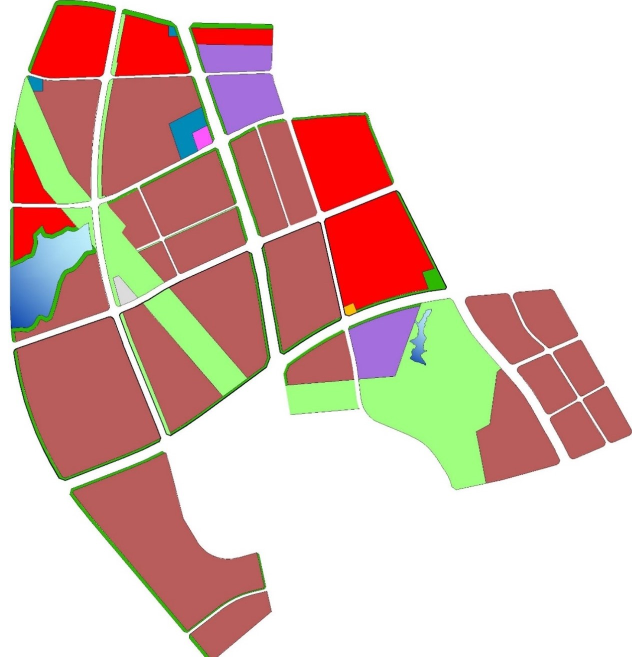
#> input picture partition2.png, 1264 x 1313 px (shown at 1/2 size)
$ jupyter execute --allow-errors 3ImageProcessCannyEdges.ipynb
#> lines starting #> are read from the running program, lines starting #| are printed output that depends on the picture; after the words box and inside, x2 and y2 are one past the last pixel; in counts of white or black regions, pixels touching at a corner belong together
[cell 1]
import numpy as np
import cv2 as cv
from matplotlib import pyplot as plt

img = cv.imread('partition2.png',0)
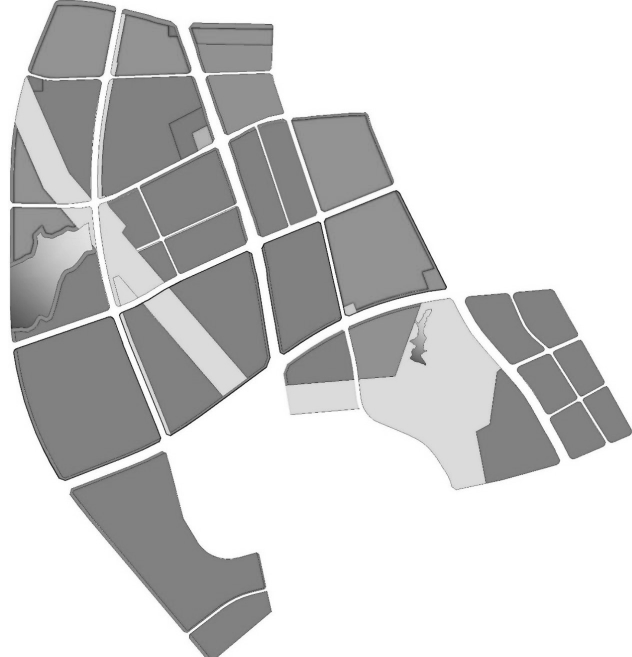
#> img: shape (1313, 1264) (shown at 1/2 size); min 0, max 255, mean 206
edges = cv.Canny(img,100,200)
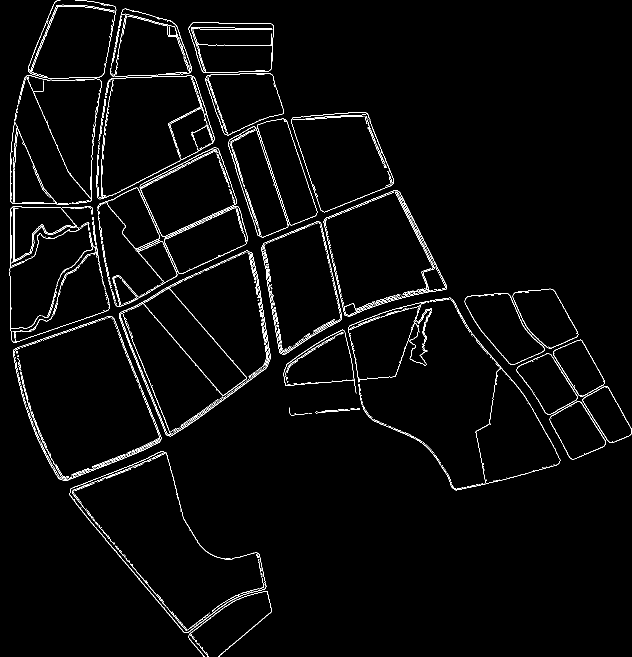
#> edges: shape (1313, 1264) (shown at 1/2 size); 2.4% white in thin lines or dots

plt.figure(dpi=800)
plt.subplot(121),plt.imshow(img,cmap = 'gray')
plt.title('Original Image'), plt.xticks([]), plt.yticks([])
plt.subplot(122),plt.imshow(edges,cmap = 'gray')
plt.title('Edge Image'), plt.xticks([]), plt.yticks([])
plt.show()
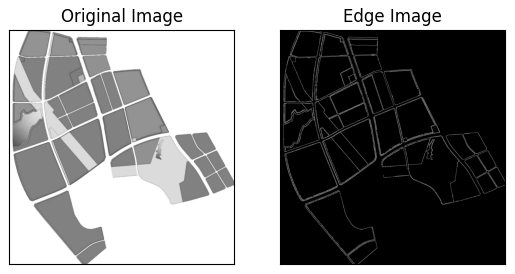
#> figure drawn by matplotlib, 2 panels

[cell 2]
import numpy as np
import cv2 as cv

im = cv.imread('partition1.png')
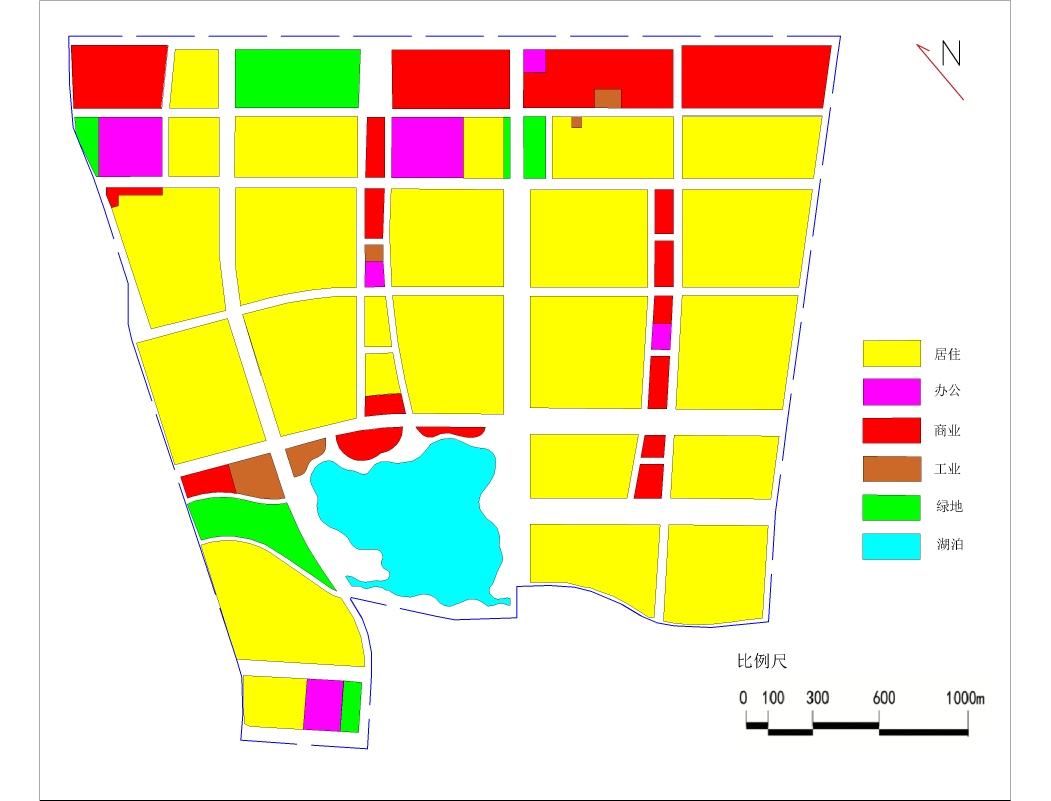
#> input picture partition1.png, 3151 x 2401 px (shown at 1/3 size)
#> im is the input picture: shape (2401, 3151, 3); mean B, G, R 171.5, 234, 239.1
imgray = cv.cvtColor(im, cv.COLOR_BGR2GRAY)
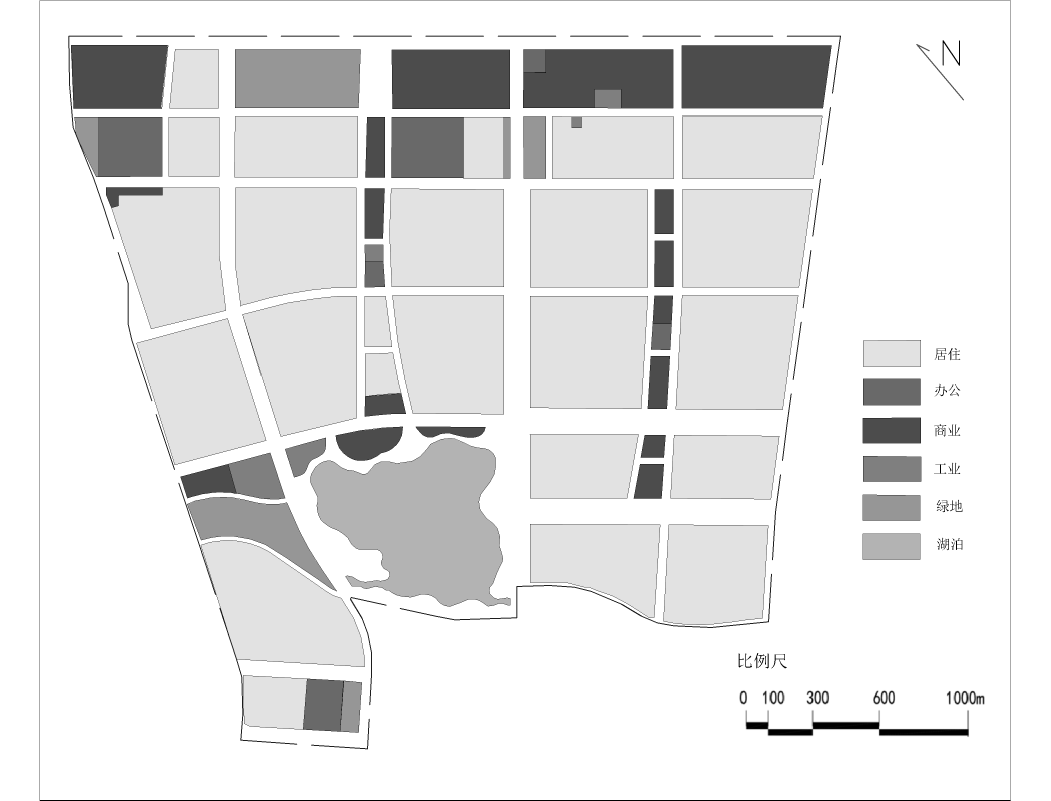
#> imgray: shape (2401, 3151) (shown at 1/3 size); min 0, max 255, mean 228.4
ret, thresh = cv.threshold(imgray, 252, 255, 0)
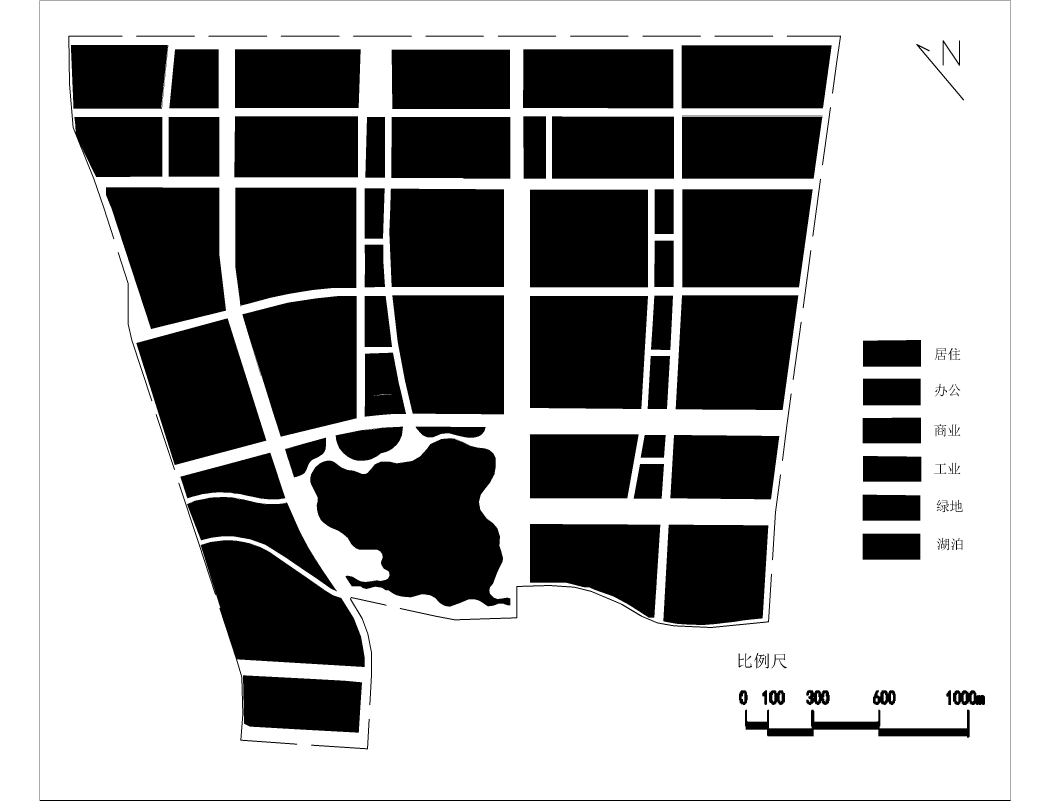
#> thresh: shape (2401, 3151) (shown at 1/3 size); 62.5% white; 132 black regions (13 under 20 px)
contours, hierarchy = cv.findContours(thresh, cv.RETR_EXTERNAL, cv.CHAIN_APPROX_SIMPLE)
#> contours = 2 contours; box (x1, y1, x2, y2) and area: (120, 2, 3031, 2400) 6975270, (0, 0, 3151, 2401) 566401

img = im.copy()
# To draw all the contours in an image:
cv.drawContours(img, contours, -1, (0,255,0), 3)
#> img: shape (2401, 3151, 3)
# To draw an individual contour, say 4th contour:
# cv.drawContours(img, contours, 3, (0,255,0), 3)
# But most of the time, below method will be useful:
# cnt = contours[4]
# cv.drawContours(img, [cnt], 0, (0,255,0), 3)

cv.imshow('dst',img)
cv.waitKey(0)
cv.destroyAllWindows()

[cell 3]
import numpy as np
import cv2 as cv

img = cv.imread('partition2.png',0)
ret,thresh = cv.threshold(img,127,255,0)
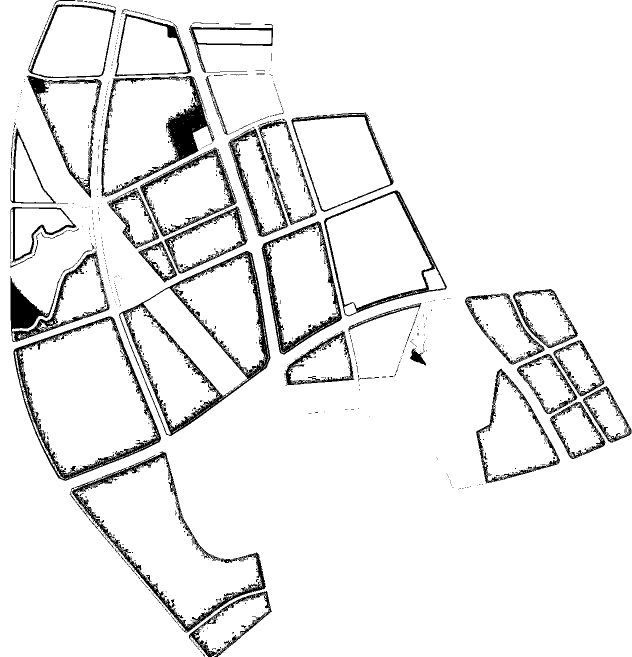
#> thresh: shape (1313, 1264) (shown at 1/2 size); 93.1% white; 1107 black regions (1018 under 20 px)
contours,hierarchy = cv.findContours(thresh, 1, 2)
#> contours = 4934 contours, 4674 with area under 20; largest, box (x1, y1, x2, y2) and area: (0, 0, 1264, 1313) 1653760, (237, 501, 542, 873) 68126, (26, 632, 323, 963) 62853, (37, 636, 313, 947) 51808, (647, 380, 895, 634) 38580

cnt = contours[0]
#> cnt = [[422, 1310]]
M = cv.moments(cnt)
#> M = moments, m00 0
print( M )
#> (printed output is left out)

#> (the rest of this cell did not finish here and is left out)

[cell 4]
# Mask and Pixel Points
# we may use this to check if the chunked contour is in the original contour by mask or points comparison
mask = np.zeros(imgray.shape,np.uint8)
cv.drawContours(mask,[cnt],0,255,-1)
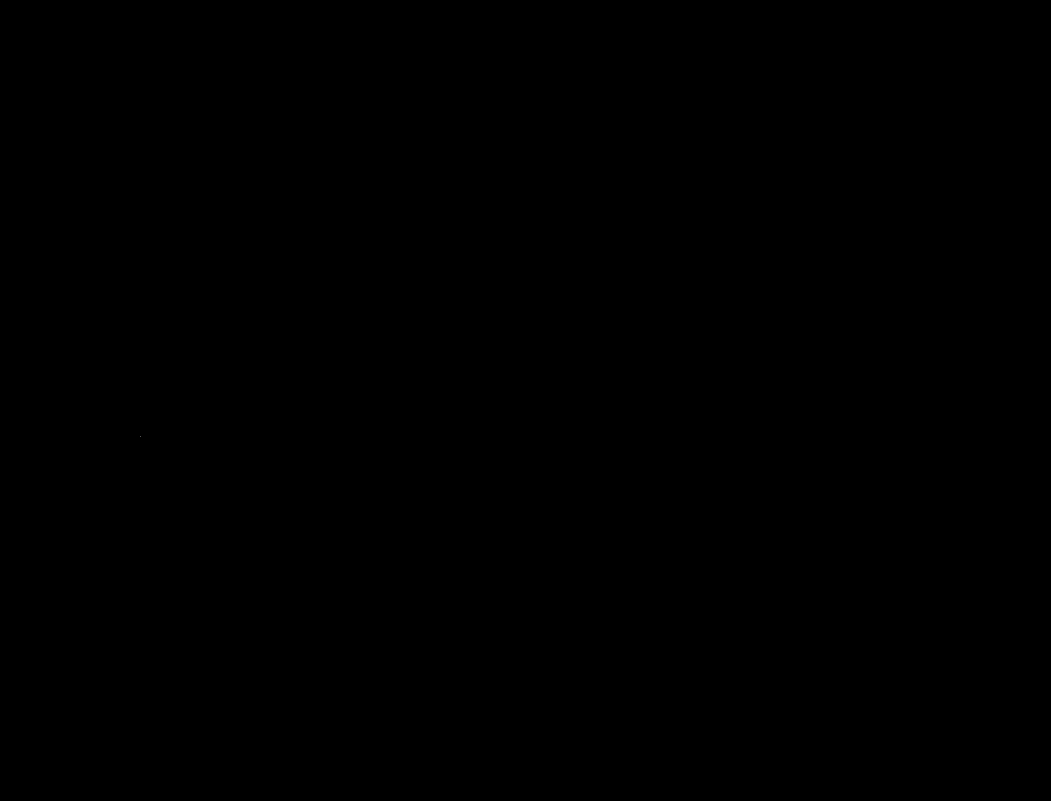
#> mask: shape (2401, 3151) (shown at 1/3 size); 0% white in thin lines or dots, all inside (x1, y1, x2, y2) = (422, 1310, 423, 1311)
pixelpoints = np.transpose(np.nonzero(mask))
#> pixelpoints = [[1310, 422]]
#pixelpoints = cv.findNonZero(mask)

[cell 5]
# maximum Value, Minimum Value and their locations
min_val, max_val, min_loc, max_loc = cv.minMaxLoc(imgray,mask = mask)
#> min_val = 255; max_val = 255; min_loc = (422, 1310); max_loc = (422, 1310)

[cell 6]
# Mean Color or Mean Intensity
# average color of an object.
mean_val = cv.mean(im,mask = mask)
#> mean_val = (255, 255, 255, 0)

[cell 7]
# Extreme Points
# Extreme Points means topmost, bottommost, rightmost and leftmost points of the object.
# this one is useful to find the begine coordinate, what we need is to mix the image together
leftmost = tuple(cnt[cnt[:,:,0].argmin()][0])
#> leftmost = (422, 1310)
rightmost = tuple(cnt[cnt[:,:,0].argmax()][0])
#> rightmost = (422, 1310)
topmost = tuple(cnt[cnt[:,:,1].argmin()][0])
#> topmost = (422, 1310)
bottommost = tuple(cnt[cnt[:,:,1].argmax()][0])
#> bottommost = (422, 1310)
